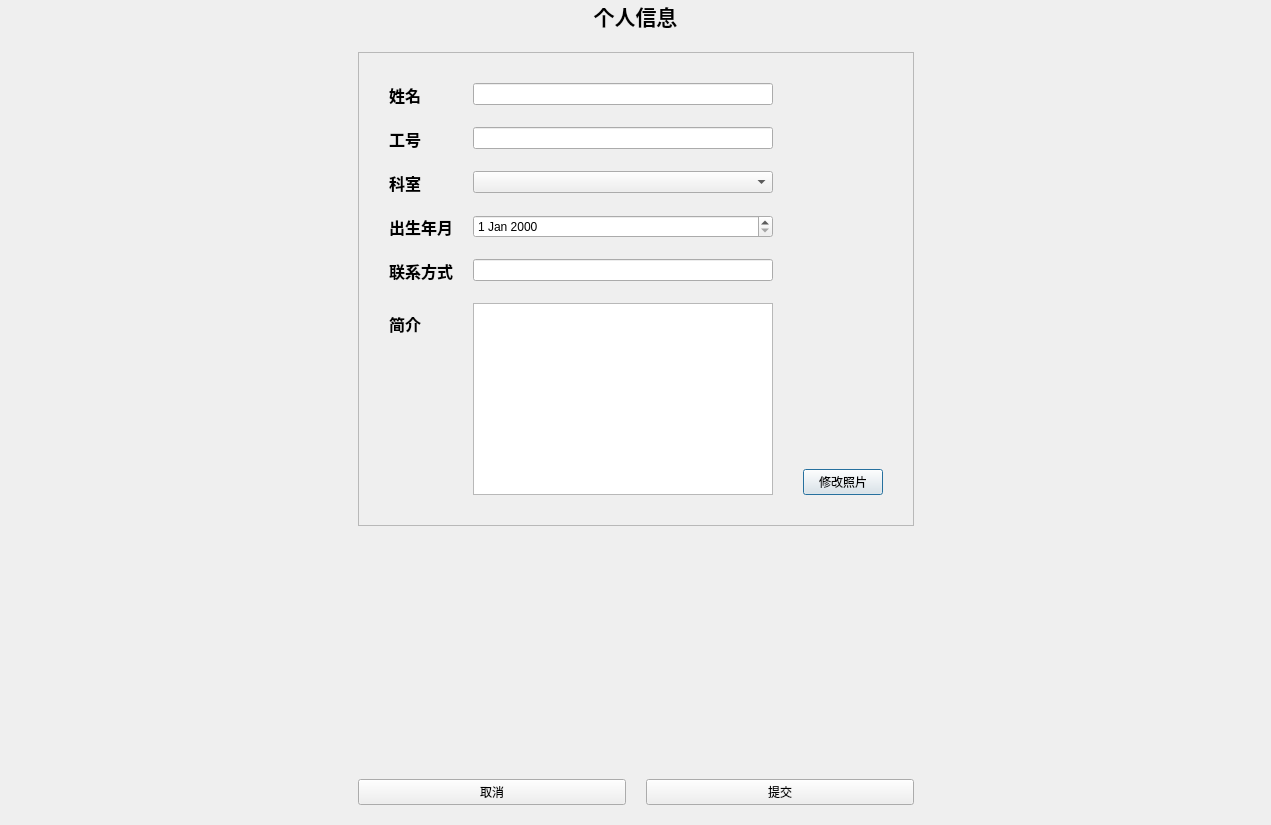
<?xml version="1.0" encoding="UTF-8"?>
<ui version="4.0">
 <class>EditDoctorInfo</class>
 <widget class="QDialog" name="EditDoctorInfo">
  <property name="geometry">
   <rect>
    <x>0</x>
    <y>0</y>
    <width>1271</width>
    <height>825</height>
   </rect>
  </property>
  <property name="windowTitle">
   <string>修改个人信息</string>
  </property>
  <layout class="QVBoxLayout" name="verticalLayout_3">
   <property name="spacing">
    <number>0</number>
   </property>
   <property name="leftMargin">
    <number>0</number>
   </property>
   <property name="topMargin">
    <number>0</number>
   </property>
   <property name="rightMargin">
    <number>0</number>
   </property>
   <property name="bottomMargin">
    <number>0</number>
   </property>
   <item>
    <widget class="QLabel" name="fullHeaderLabel">
     <property name="font">
      <font>
       <pointsize>16</pointsize>
       <weight>75</weight>
       <bold>true</bold>
      </font>
     </property>
     <property name="text">
      <string>个人信息</string>
     </property>
     <property name="alignment">
      <set>Qt::AlignCenter</set>
     </property>
    </widget>
   </item>
   <item>
    <layout class="QHBoxLayout" name="horizontalLayout_2">
     <property name="spacing">
      <number>20</number>
     </property>
     <property name="leftMargin">
      <number>20</number>
     </property>
     <property name="topMargin">
      <number>20</number>
     </property>
     <property name="rightMargin">
      <number>20</number>
     </property>
     <property name="bottomMargin">
      <number>20</number>
     </property>
     <item>
      <spacer name="horizontalSpacer">
       <property name="orientation">
        <enum>Qt::Horizontal</enum>
       </property>
       <property name="sizeHint" stdset="0">
        <size>
         <width>143</width>
         <height>17</height>
        </size>
       </property>
      </spacer>
     </item>
     <item>
      <layout class="QVBoxLayout" name="verticalLayout">
       <item>
        <widget class="QFrame" name="CardFrame">
         <property name="frameShape">
          <enum>QFrame::StyledPanel</enum>
         </property>
         <property name="frameShadow">
          <enum>QFrame::Raised</enum>
         </property>
         <property name="class" stdset="0">
          <string>cardFrame</string>
         </property>
         <layout class="QHBoxLayout" name="horizontalLayout">
          <property name="spacing">
           <number>30</number>
          </property>
          <property name="leftMargin">
           <number>30</number>
          </property>
          <property name="topMargin">
           <number>30</number>
          </property>
          <property name="rightMargin">
           <number>30</number>
          </property>
          <property name="bottomMargin">
           <number>30</number>
          </property>
          <item>
           <layout class="QFormLayout" name="formLayout">
            <property name="formAlignment">
             <set>Qt::AlignLeading|Qt::AlignLeft|Qt::AlignVCenter</set>
            </property>
            <property name="horizontalSpacing">
             <number>20</number>
            </property>
            <property name="verticalSpacing">
             <number>20</number>
            </property>
            <item row="0" column="0">
             <widget class="QLabel" name="label">
              <property name="font">
               <font>
                <pointsize>12</pointsize>
                <weight>75</weight>
                <bold>true</bold>
               </font>
              </property>
              <property name="text">
               <string>姓名</string>
              </property>
             </widget>
            </item>
            <item row="0" column="1">
             <widget class="QLineEdit" name="nameInput">
              <property name="sizePolicy">
               <sizepolicy hsizetype="Minimum" vsizetype="Fixed">
                <horstretch>0</horstretch>
                <verstretch>0</verstretch>
               </sizepolicy>
              </property>
              <property name="minimumSize">
               <size>
                <width>300</width>
                <height>0</height>
               </size>
              </property>
             </widget>
            </item>
            <item row="1" column="0">
             <widget class="QLabel" name="label_2">
              <property name="font">
               <font>
                <pointsize>12</pointsize>
                <weight>75</weight>
                <bold>true</bold>
               </font>
              </property>
              <property name="text">
               <string>工号</string>
              </property>
             </widget>
            </item>
            <item row="1" column="1">
             <widget class="QLineEdit" name="idInput"/>
            </item>
            <item row="2" column="0">
             <widget class="QLabel" name="label_3">
              <property name="font">
               <font>
                <pointsize>12</pointsize>
                <weight>75</weight>
                <bold>true</bold>
               </font>
              </property>
              <property name="text">
               <string>科室</string>
              </property>
             </widget>
            </item>
            <item row="2" column="1">
             <widget class="QComboBox" name="departmentInput"/>
            </item>
            <item row="3" column="0">
             <widget class="QLabel" name="label_4">
              <property name="font">
               <font>
                <pointsize>12</pointsize>
                <weight>75</weight>
                <bold>true</bold>
               </font>
              </property>
              <property name="text">
               <string>出生年月</string>
              </property>
             </widget>
            </item>
            <item row="3" column="1">
             <widget class="QDateEdit" name="birthdayInput"/>
            </item>
            <item row="4" column="0">
             <widget class="QLabel" name="label_6">
              <property name="font">
               <font>
                <pointsize>12</pointsize>
                <weight>75</weight>
                <bold>true</bold>
               </font>
              </property>
              <property name="text">
               <string>联系方式</string>
              </property>
             </widget>
            </item>
            <item row="4" column="1">
             <widget class="QLineEdit" name="contactInput"/>
            </item>
            <item row="5" column="0">
             <widget class="QLabel" name="label_5">
              <property name="font">
               <font>
                <pointsize>12</pointsize>
                <weight>75</weight>
                <bold>true</bold>
               </font>
              </property>
              <property name="text">
               <string>简介</string>
              </property>
             </widget>
            </item>
            <item row="5" column="1">
             <widget class="QTextEdit" name="descriptionInput"/>
            </item>
           </layout>
          </item>
          <item>
           <layout class="QVBoxLayout" name="verticalLayout_2">
            <item>
             <widget class="QLabel" name="DoctorPhoto">
              <property name="sizePolicy">
               <sizepolicy hsizetype="Expanding" vsizetype="Preferred">
                <horstretch>0</horstretch>
                <verstretch>0</verstretch>
               </sizepolicy>
              </property>
              <property name="text">
               <string/>
              </property>
              <property name="pixmap">
               <pixmap resource="../res.qrc">:/img/picture/DefaultPhoto.jpg</pixmap>
              </property>
              <property name="scaledContents">
               <bool>true</bool>
              </property>
              <property name="alignment">
               <set>Qt::AlignCenter</set>
              </property>
              <property name="margin">
               <number>0</number>
              </property>
             </widget>
            </item>
            <item>
             <spacer name="verticalSpacer_2">
              <property name="orientation">
               <enum>Qt::Vertical</enum>
              </property>
              <property name="sizeHint" stdset="0">
               <size>
                <width>20</width>
                <height>40</height>
               </size>
              </property>
             </spacer>
            </item>
            <item>
             <widget class="QPushButton" name="changePhotoBtn">
              <property name="text">
               <string>修改照片</string>
              </property>
             </widget>
            </item>
           </layout>
          </item>
         </layout>
        </widget>
       </item>
       <item>
        <spacer name="verticalSpacer">
         <property name="orientation">
          <enum>Qt::Vertical</enum>
         </property>
         <property name="sizeHint" stdset="0">
          <size>
           <width>20</width>
           <height>76</height>
          </size>
         </property>
        </spacer>
       </item>
       <item>
        <layout class="QHBoxLayout" name="horizontalLayout_3">
         <item>
          <widget class="QPushButton" name="cancelBtn">
           <property name="text">
            <string>取消</string>
           </property>
          </widget>
         </item>
         <item>
          <widget class="QPushButton" name="confirmBtn">
           <property name="text">
            <string>提交</string>
           </property>
          </widget>
         </item>
        </layout>
       </item>
      </layout>
     </item>
     <item>
      <spacer name="horizontalSpacer_2">
       <property name="orientation">
        <enum>Qt::Horizontal</enum>
       </property>
       <property name="sizeHint" stdset="0">
        <size>
         <width>143</width>
         <height>17</height>
        </size>
       </property>
      </spacer>
     </item>
    </layout>
   </item>
  </layout>
 </widget>
 <resources>
  <include location="../res.qrc"/>
 </resources>
 <connections/>
</ui>
